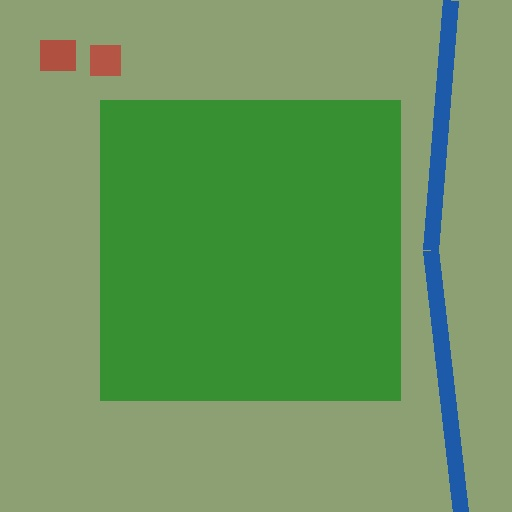
#> input picture samples/before_sample.jpg, 512 x 512 px
$ python -i land_cover.py   (imports and definitions only)
#> lines starting #> are read from the running program, lines starting #| are printed output that depends on the picture; after the words box and inside, x2 and y2 are one past the last pixel; in counts of white or black regions, pixels touching at a corner belong together
import cv2
import numpy as np

def classify_land_cover(rgb_img, building_mask=None, water_mask=None, agri_mask=None):
    """
    Perform multi-class pixel land-cover classification aligned with BigEarthNet remote-sensing taxonomy:
    1. Built-up / Urban Infrastructure
    2. Water Bodies
    3. Agriculture / Vegetation
    4. Bare Soil / Barren Land
    5. Other / Unclassified
    """
    h, w = rgb_img.shape[:2]
#> h = 512; w = 512
    total_pixels = h * w
#> total_pixels = 262144

    # Base masks if not passed
    hsv = cv2.cvtColor(rgb_img, cv2.COLOR_RGB2HSV)
#> hsv: shape (512, 512, 3); mean H, S, V 50.1, 109.2, 154.7

    if water_mask is None:
        water_mask = cv2.inRange(hsv, np.array([85, 30, 20]), np.array([145, 255, 255]))
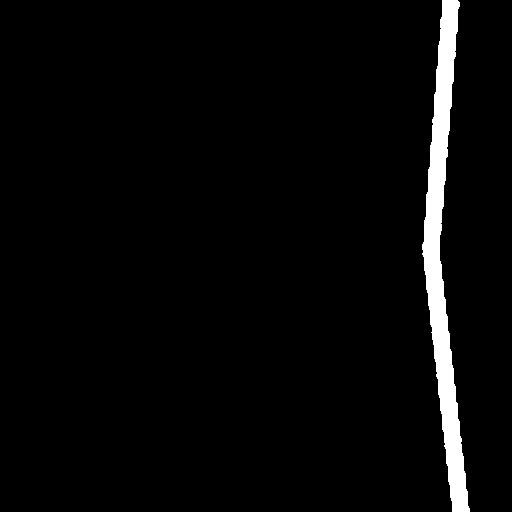
#> water_mask: shape (512, 512); 3.4% white; 1 white region, box (x1, y1, x2, y2) and area: (422, 0, 470, 512) 8795
    if agri_mask is None:
        agri_mask = cv2.inRange(hsv, np.array([28, 35, 30]), np.array([88, 255, 255]))
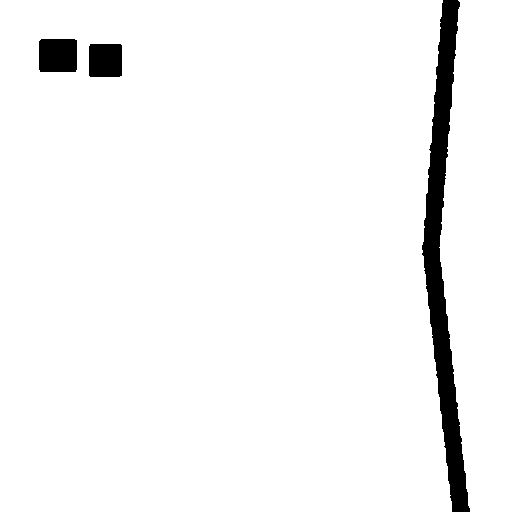
#> agri_mask: shape (512, 512); 95.8% white; 3 black regions, box (x1, y1, x2, y2) and area: (422, 0, 470, 512) 8694, (39, 39, 77, 72) 1245, (89, 44, 122, 77) 1083
    if building_mask is None:
        b1 = cv2.inRange(hsv, np.array([0, 25, 45]), np.array([22, 255, 255]))
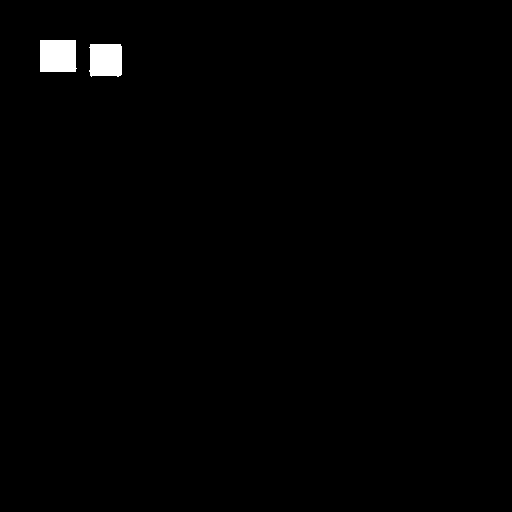
#> b1: shape (512, 512); 0.83% white; 2 white regions, box (x1, y1, x2, y2) and area: (40, 40, 77, 72) 1153, (89, 44, 122, 77) 1027
        b2 = cv2.inRange(hsv, np.array([0, 0, 130]), np.array([180, 45, 255]))
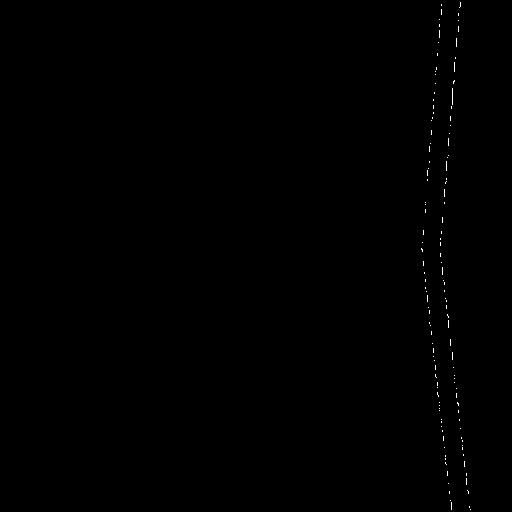
#> b2: shape (512, 512); 0.16% white in thin lines or dots, all inside (x1, y1, x2, y2) = (421, 2, 471, 510)
        building_mask = cv2.bitwise_or(b1, b2)
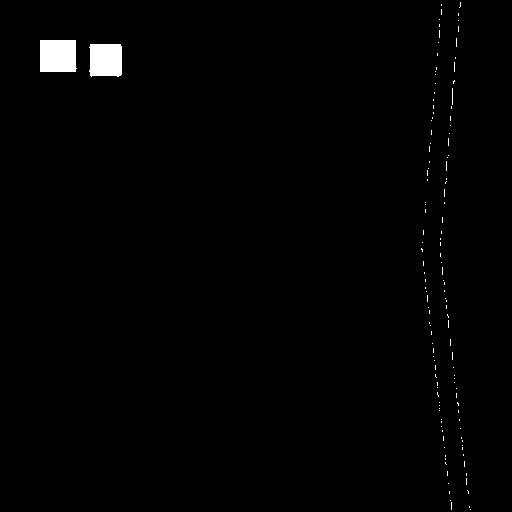
#> building_mask: shape (512, 512); 0.99% white; 129 white regions (127 under 20 px), largest, box (x1, y1, x2, y2) and area: (40, 40, 77, 72) 1153, (89, 44, 122, 77) 1027

    # Bare soil: brownish / yellowish / sandy hues (HSV H: 10-25, S: 25-150, V: 70-200)
    bare_soil_mask = cv2.inRange(hsv, np.array([8, 15, 60]), np.array([26, 160, 210]))
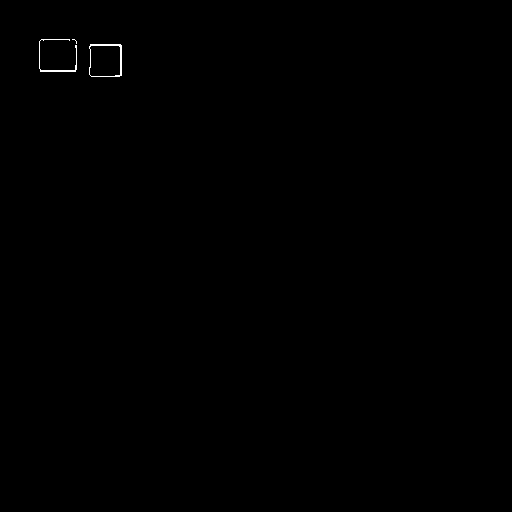
#> bare_soil_mask: shape (512, 512); 0.14% white in thin lines or dots, all inside (x1, y1, x2, y2) = (39, 39, 122, 77)

    # Priority rasterization:
    # 1. Water (highest priority)
    # 2. Built-up
    # 3. Agriculture / Vegetation
    # 4. Bare Soil
    # 5. Other

    label_map = np.zeros((h, w), dtype=np.uint8) # 0: Other, 1: Water, 2: Built-up, 3: Agri, 4: Bare Soil

    # Apply bare soil
    label_map[bare_soil_mask > 0] = 4
    # Apply agriculture
    label_map[agri_mask > 0] = 3
    # Apply built-up
    label_map[building_mask > 0] = 2
    # Apply water
    label_map[water_mask > 0] = 1

    water_px = np.count_nonzero(label_map == 1)
    built_px = np.count_nonzero(label_map == 2)
    agri_px = np.count_nonzero(label_map == 3)
    soil_px = np.count_nonzero(label_map == 4)
    other_px = total_pixels - (water_px + built_px + agri_px + soil_px)
#> other_px = 25

    water_pct = round((water_px / total_pixels) * 100, 1)
#> water_pct = 3.4
    built_pct = round((built_px / total_pixels) * 100, 1)
#> built_pct = 1
    agri_pct = round((agri_px / total_pixels) * 100, 1)
#> agri_pct = 95.6
    soil_pct = round((soil_px / total_pixels) * 100, 1)
#> soil_pct = 0
    other_pct = max(0.0, round(100.0 - (water_pct + built_pct + agri_pct + soil_pct), 1))
#> other_pct = 0

    return {
        "water": water_pct,
        "built_up": built_pct,
        "agriculture": agri_pct,
        "bare_land": soil_pct,
        "other": other_pct,
        "label_map": label_map,
        "taxonomy": "BigEarthNet-19 Sentinel-2 Remote Sensing Corine Land Cover Mapping"
    }

>>> import cv2
>>> picture = cv2.cvtColor(cv2.imread('../../samples/before_sample.jpg'), cv2.COLOR_BGR2RGB)
>>> result = classify_land_cover(picture)
#> result = 7 items

$ run again, on samples/single_sample.jpg
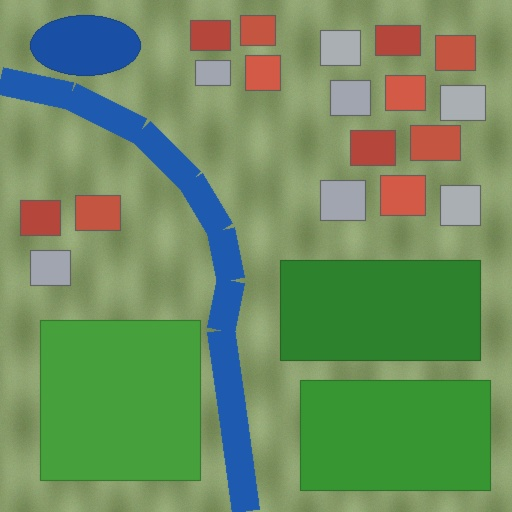
#> input picture samples/single_sample.jpg, 512 x 512 px
#> hsv: shape (512, 512, 3); mean H, S, V 51.8, 115.9, 155.8
#> in classify_land_cover, `water_mask = cv2.inRange(hsv, np.array([85, 30, 20]), np.array([145, 2..`:
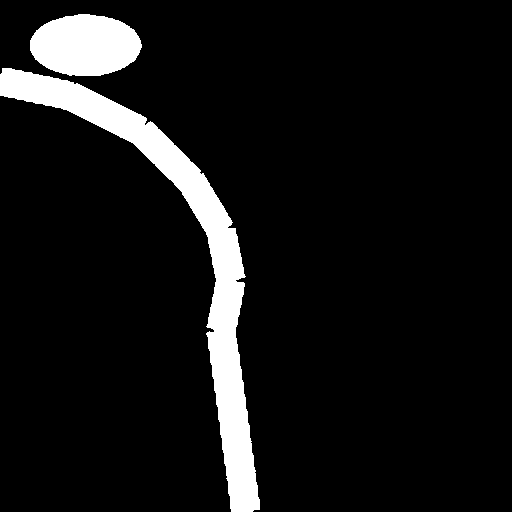
#> water_mask: shape (512, 512); 8.3% white; 2 white regions, box (x1, y1, x2, y2) and area: (0, 68, 260, 512) 16306, (30, 14, 142, 76) 5415
#> agri_mask: shape (512, 512); 81.6% white; 20 black regions, largest, box (x1, y1, x2, y2) and area: (0, 68, 260, 512) 16154, (30, 14, 142, 76) 5379, (379, 175, 426, 217) 1891
#> b1: shape (512, 512); 6.3% white; 11 white regions, largest, box (x1, y1, x2, y2) and area: (380, 175, 426, 216) 1882, (410, 125, 461, 161) 1831, (350, 130, 396, 166) 1653
#> b2: shape (512, 512); 3.7% white; 144 white regions (137 under 20 px), largest, box (x1, y1, x2, y2) and area: (321, 181, 365, 220) 1716, (441, 186, 480, 225) 1521, (441, 86, 485, 120) 1496
#> building_mask: shape (512, 512); 10% white; 149 white regions (131 under 20 px), largest, box (x1, y1, x2, y2) and area: (380, 174, 426, 216) 1883, (410, 124, 461, 161) 1834, (321, 181, 365, 220) 1716
#> in classify_land_cover, `bare_soil_mask = cv2.inRange(hsv, np.array([8, 15, 60]), np.array([26,..`:
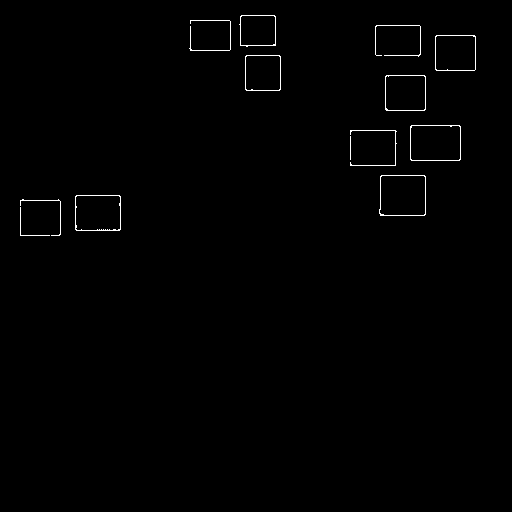
#> bare_soil_mask: shape (512, 512); 0.65% white in thin lines or dots, all inside (x1, y1, x2, y2) = (20, 15, 476, 236)
#> result = 7 items
